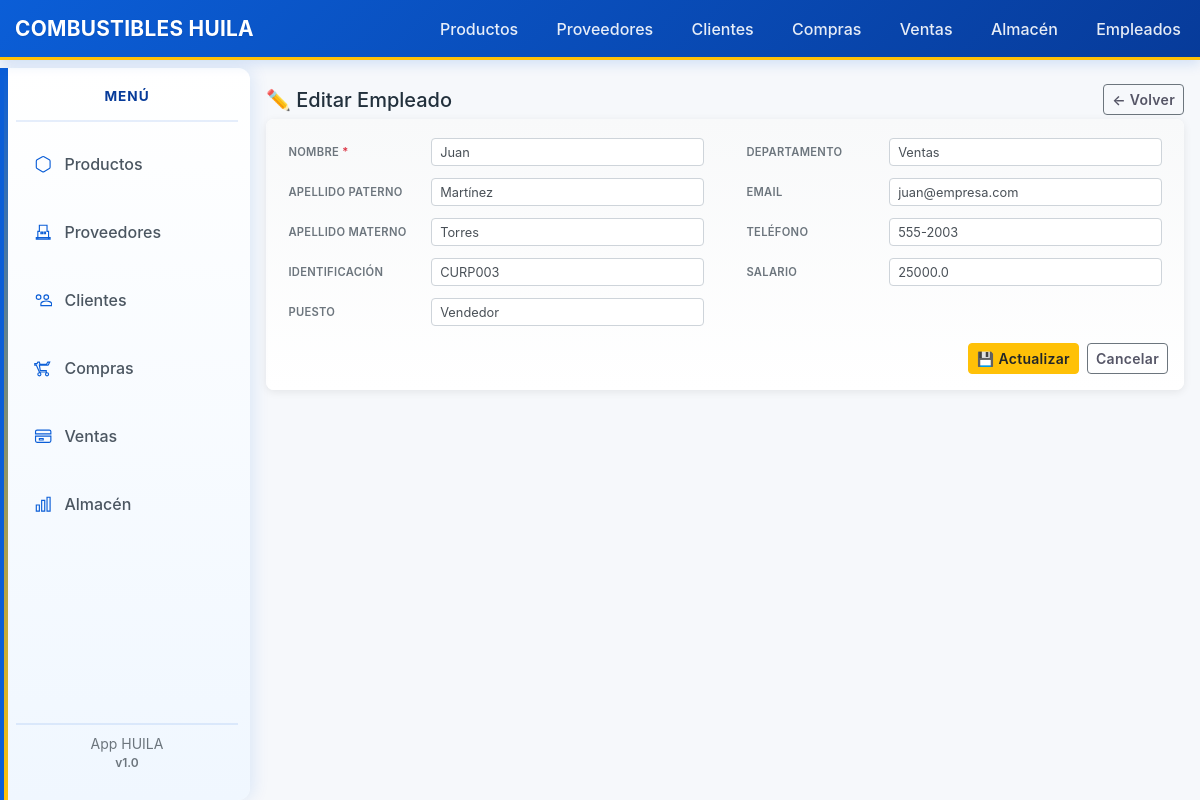
/empleados/3/edit, run on the app's committed database.
### tables this page shows
CREATE TABLE empleados (
    id INTEGER PRIMARY KEY AUTOINCREMENT,
    nombre TEXT NOT NULL,
    apellido_paterno TEXT,
    apellido_materno TEXT,
    identificacion TEXT, -- CURP, DNI, etc.
    puesto TEXT,
    departamento TEXT,
    fecha_contratacion TEXT,
    salario REAL,
    email TEXT,
    telefono TEXT,
    activo INTEGER DEFAULT 1,
    created_at TEXT DEFAULT (datetime('now')),
    updated_at TEXT
);

### backend/app/empleados/routes.py (the view, shortened to what this page needs)
@bp.route('/<int:id>/edit', methods=['GET', 'POST'])
def edit(id):
    db = get_db()
    cur = db.execute('SELECT * FROM empleados WHERE id = ?', (id,))
    empleado = cur.fetchone()
    if empleado is None:
        flash('Empleado no encontrado', 'danger')
        return redirect(url_for('empleados.index'))
    return render_template('empleados/edit.html', empleado=empleado)

### backend/app/db.py (called while the page is built)
def get_db():
    if 'db' not in g:
        g.db = sqlite3.connect(
            current_app.config['DATABASE'],
            detect_types=sqlite3.PARSE_DECLTYPES
        )
        g.db.row_factory = sqlite3.Row
    return g.db

### backend/app/templates/empleados/edit.html (shortened to what this page needs)
{% extends 'base.html' %}
{% block content %}
<div>
  <div class="d-flex justify-content-between align-items-center mb-1">
    <h5 class="mb-0">✏️ Editar Empleado</h5>
    <div>
      <a href="{{ url_for('empleados.index') }}" class="btn btn-sm btn-secondary">← Volver</a>
    </div>
  </div>
  <div class="card">
    <div class="card-body p-3">
      <form method="post">
        <div class="row">
          <div class="col-md-6">
            <div class="form-group-horizontal">
              <label>Nombre <span class="text-danger">*</span></label>
              <input type="text" class="form-control" name="nombre" required value="{{ empleado['nombre'] }}" autofocus>
            </div>
            <div class="form-group-horizontal">
              <label>Apellido Paterno</label>
              <input type="text" class="form-control" name="apellido_paterno" value="{{ empleado['apellido_paterno'] or '' }}">
            </div>
            <div class="form-group-horizontal">
              <label>Apellido Materno</label>
              <input type="text" class="form-control" name="apellido_materno" value="{{ empleado['apellido_materno'] or '' }}">
            </div>
            <div class="form-group-horizontal">
              <label>Identificación</label>
              <input type="text" class="form-control" name="identificacion" value="{{ empleado['identificacion'] or '' }}">
            </div>
            <div class="form-group-horizontal">
              <label>Puesto</label>
              <input type="text" class="form-control" name="puesto" value="{{ empleado['puesto'] or '' }}">
            </div>
          </div>
          <div class="col-md-6">
            <div class="form-group-horizontal">
              <label>Departamento</label>
              <input type="text" class="form-control" name="departamento" value="{{ empleado['departamento'] or '' }}">
            </div>
            <div class="form-group-horizontal">
              <label>Email</label>
              <input type="email" class="form-control" name="email" value="{{ empleado['email'] or '' }}">
            </div>
            <div class="form-group-horizontal">
              <label>Teléfono</label>
              <input type="text" class="form-control" name="telefono" value="{{ empleado['telefono'] or '' }}">
            </div>
            <div class="form-group-horizontal">
              <label>Salario</label>
              <input type="number" step="0.01" class="form-control" name="salario" value="{{ empleado['salario'] or 0 }}">
            </div>
          </div>
        </div>
        <div class="d-flex justify-content-end mt-2">
          <button type="submit" class="btn btn-warning btn-sm mr-2">💾 Actualizar</button>
          <a href="{{ url_for('empleados.index') }}" class="btn btn-secondary btn-sm">Cancelar</a>
        </div>
      </form>
    </div>
  </div>
</div>
{% endblock %}

### backend/app/static/css/style.css (style rules this page uses)
body { padding-bottom: 40px; }
.btn-warning { background-color: var(--accent); border-color: rgba(0,0,0,0.06); color: var(--primary-dark); }
body { background: var(--bg); color: var(--text, #22303c); font-family: -apple-system, BlinkMacSystemFont, "Segoe UI", Roboto, "Helvetica Neue", Arial, sans-serif; padding-bottom: 40px; }
.btn-secondary { background-color: transparent; color: #556; }
body { background: var(--bg); color: #22303c; padding-bottom: 40px; font-family: -apple-system, BlinkMacSystemFont, "Segoe UI", Roboto, "Helvetica Neue", Arial, sans-serif; }

### backend/app/static/css/theme.css (style rules this page uses)
:root { --bg: #f6f8fb; --surface: #ffffff; --primary: #0b5ed7; --primary-dark: #073b9a; --accent: #ffc107; --muted: #6c757d; --text: #22303c; --card-shadow: 0 6px 18px rgba(20,30,50,0.06); }
body { background: var(--bg); color: var(--text, #22303c); font-family: -apple-system, BlinkMacSystemFont, "Segoe UI", Roboto, "Helvetica Neue", Arial, sans-serif; padding-bottom: 40px; }
.btn-warning { background-color: var(--accent); border-color: rgba(0,0,0,0.06); color: var(--primary-dark); }

### backend/app/templates/empleados/edit.html (style rules this page uses)
.card { border: none; border-radius: 8px; box-shadow: 0 2px 8px rgba(0,0,0,0.08); background: #ffffff; }
.card-body { background: linear-gradient(to bottom, #f8f9fa 0%, #ffffff 100%); border-radius: 8px; }
.form-group-horizontal { display: flex; align-items: center; margin-bottom: 0.35rem; padding: 0.2rem 0.4rem; border-radius: 4px; transition: background-color 0.2s; }
.form-group-horizontal label { font-weight: 600; font-size: 0.7rem; color: #6c757d; text-transform: uppercase; letter-spacing: 0.3px; margin-bottom: 0; margin-right: 0.8rem; min-width: 130px; flex-shrink: 0; }
.form-control { font-size: 0.8rem; padding: 0.3rem 0.5rem; border: 1px solid #ced4da; border-radius: 4px; transition: border-color 0.2s, box-shadow 0.2s; height: 28px; }
.btn { font-weight: 600; letter-spacing: 0.3px; border-radius: 4px; transition: all 0.2s; }
.btn-warning { background-color: #ffc107; border-color: #ffc107; color: #212529; }

### data on the page
empleados: nombre "Juan", apellido_paterno "Martínez", apellido_materno "Torres", identificacion "CURP003", puesto "Vendedor", departamento "Ventas", email "juan@empresa.com", telefono "555-2003", salario "25000.0"
